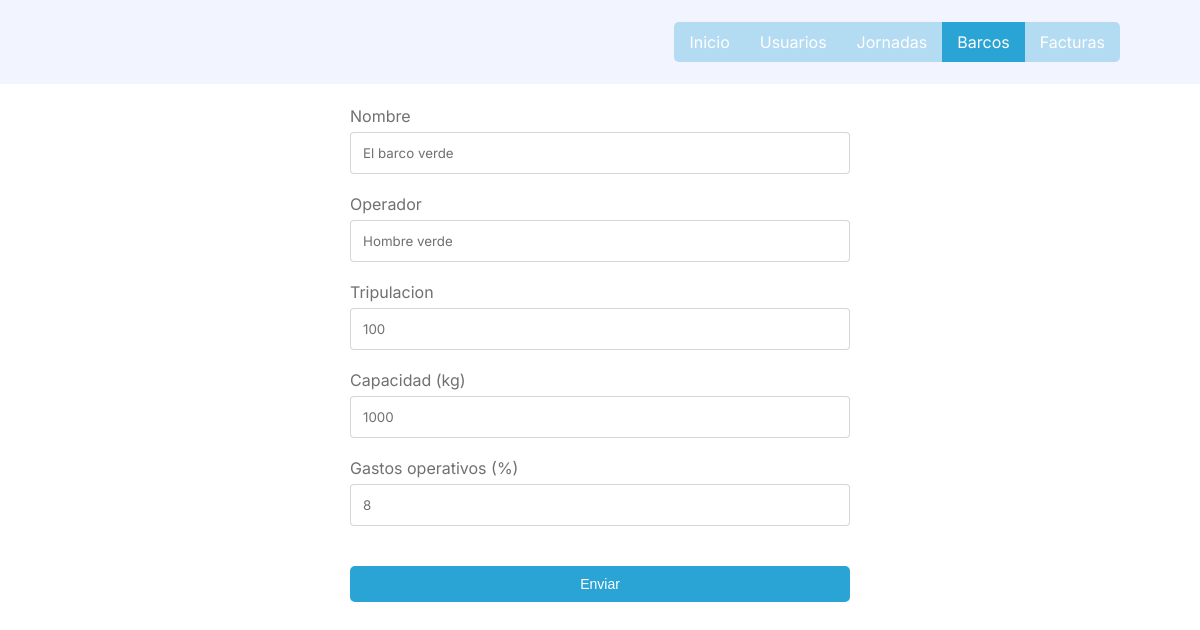
The app's page /barcos/editar.php?id=4 (signed in) with its own data.
### tables this page shows
CREATE TABLE IF NOT EXISTS `barcos` (
  `id` mediumint(9) NOT NULL AUTO_INCREMENT,
  `nombre` varchar(40) NOT NULL,
  `codigo` varchar(50) NOT NULL,
  `operador` varchar(100) NOT NULL,
  `tripulacion` int(6) NOT NULL,
  `capacidad_kg` int(9) NOT NULL,
  `porcentaje_gastos_operativos` float NOT NULL,
  PRIMARY KEY (`id`)
);

### helpers/database.php (called while the page is built, shortened)
<?php
  class Database {
    public $connection;
    public function __construct() {
      $servername = "localhost";
      $username = "root";
      $password = "";
      $dbname = "sistema_facturacion";
      $this->connection = new mysqli($servername, $username, $password, $dbname);
    }
    public function selectOne($query) {
      $result = $this->connection->query($query);
      $row = $result->fetch_assoc();
      return $row;
    }
  }
?>

### barcos/editar.php (the view, shortened to what this page needs)
<!DOCTYPE html>
<html lang="en">
<head>
  <link rel="stylesheet" href="../styles/index.css">
  <link rel="stylesheet" href="../styles/header.css">
  <link rel="stylesheet" href="../styles/crud/editar.css">
</head>
<body>
  <?php include '../header.php'; ?>
  <?php
    try {
      if (isset($_GET['id'])) {
        $id = $_GET['id'];
        include '../helpers/database.php';
        $database = new Database();
        $barco = $database->selectOne("select * from barcos where id=$id");
        $nombre = $barco['nombre'];
        $operador = $barco['operador'];
        $tripulacion = $barco['tripulacion'];
        $capacidad_kg = $barco['capacidad_kg'];
        $porcentaje_gastos_operativos = $barco['porcentaje_gastos_operativos'] * 100;
      } else {
        throw new Exception();
      }
    } catch (Exception $e) {
      header('Location: ../barcos.php');
    }
  ?>
  <section class="container">
    <form action="#" method="put">
      <?php
        echo "
          <input class='input' name='id' type='hidden' value='$id'>
          <label>Nombre</lable>
          <input class='input' placeholder='Nombre' name='nombre' type='text' required maxlength=40 value='$nombre'>
          <label>Operador</lable>
          <input class='input' placeholder='Operador' name='operador' type='text' required maxlength=100 value='$operador'>
          <label>Tripulacion</lable>
          <input class='input' placeholder='Tripulacion' name='tripulacion' type='number' required max=999999 value='$tripulacion'>
          <label>Capacidad (kg)</lable>
          <input class='input' placeholder='Capacidad (kg)' name='capacidad_kg' type='number' required max=999999999 value='$capacidad_kg'>
          <label>Gastos operativos (%)</lable>
          <input class='input' placeholder='Gastos operativos (%)' name='porcentaje_gastos_operativos' type='number' required max=10 min=5 value='$porcentaje_gastos_operativos'>
        ";
      ?>
      <input class="button fullWidth" type="submit" value="Enviar">
    </form>
  </section>
</body>
</html>

### styles/index.css (style rules this page uses)
body { color: #363636; font-family: "Inter", sans-serif; }
* { margin: 0; padding: 0; box-sizing: border-box; }
section, header, footer { padding-left: 160px; padding-right: 160px; padding-top: 22px; padding-bottom: 22px; }
@media (max-width: 1280px) { section, header, footer { padding-left: 80px; padding-right: 80px; } }
label { color: #707070; }
.input { font-family: "Inter", sans-serif; border: 1px solid rgba(54, 54, 54, 0.2); border-radius: 4px; padding: 12px; width: 100%; margin-top: 6px; margin-bottom: 20px; outline: none; transition: border 300ms; color: #707070; }
.input::placeholder { color: rgba(54, 54, 54, 0.5); }
.button { background-color: #2aa4d5; padding: 10px; padding-left: 15px; padding-right: 15px; color: white; text-decoration: none; transition: background-color 300ms; border-radius: 5px; outline: none; border: none; font-size: 14px; cursor: pointer; }
.fullWidth { width: 100% }

### styles/crud/editar.css (style rules this page uses)
.container { display: flex; justify-content: center; align-items: center; }
form { width: 500px }

### records on screen
barcos: nombre "El barco verde", operador "Hombre verde", tripulacion "100", capacidad_kg "1000", porcentaje_gastos_operativos "8"
